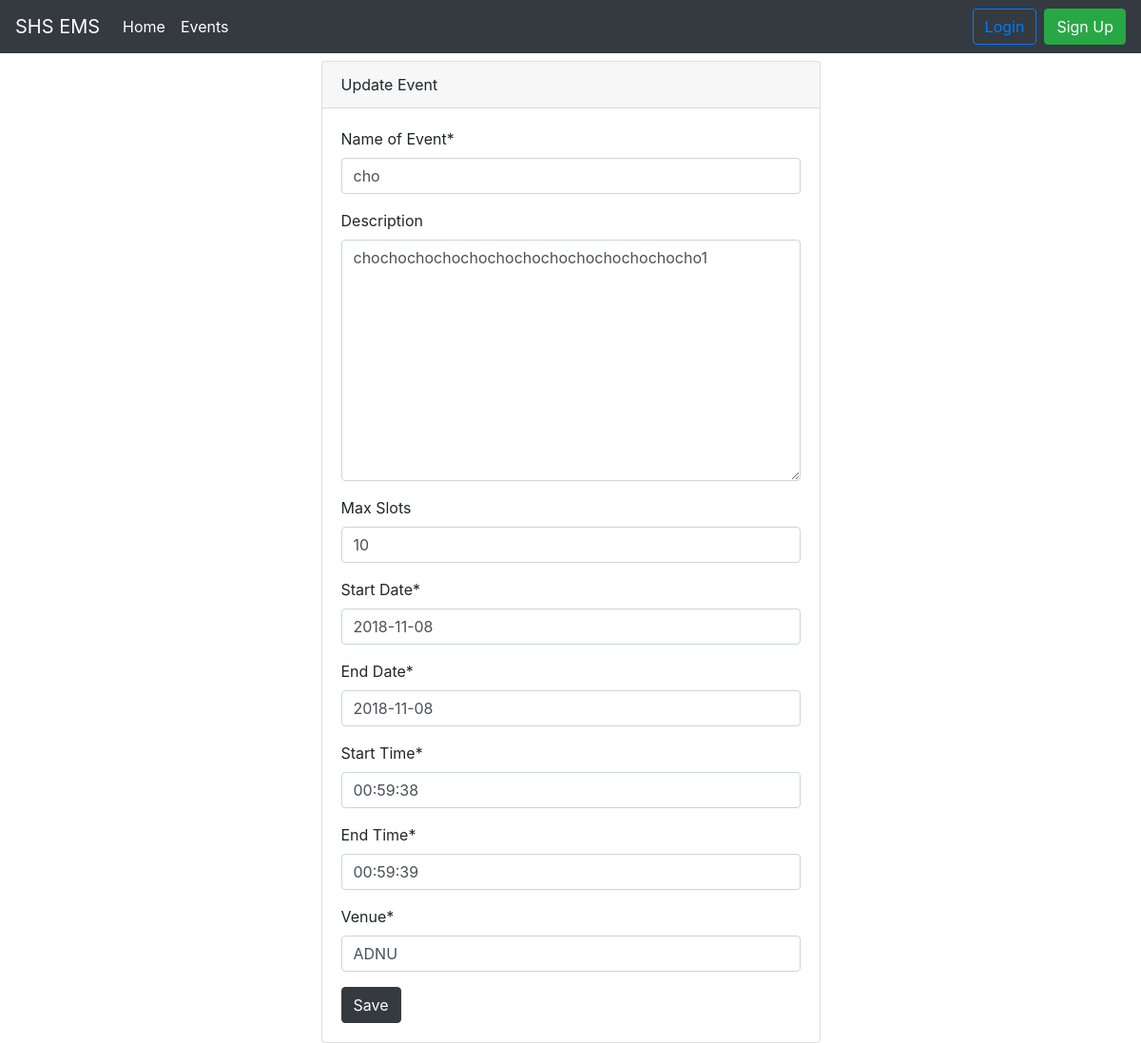
Screenshot of /events/1/update/ with the database file from the repository.
### events/models.py (models this page shows, shortened)
class Event(models.Model):
    name = models.CharField("Name of Event", max_length = 100, default = "")
    description = models.TextField("Description", max_length = 2000, blank = True)
    max_slots = models.IntegerField("Max Slots", blank = True, null =True)
    date_from = models.DateField("Start Date")
    date_to = models.DateField("End Date")
    time_from = models.TimeField("Start Time")
    time_to = models.TimeField("End Time")
    venue = models.CharField("Venue", max_length =100)
    date_created = models.DateTimeField("Date Created", auto_now_add = True)
    creator = models.ForeignKey(to="users.Participant", on_delete = models.CASCADE)

### events/views.py (the view)
# urls.py: path("events/<int:pk>/update/",EventUpdateView.as_view(), name = "event_update"),
class EventUpdateView(UpdateView):
    model = Event
    template_name = "event_update.html"
    fields =['name','description','max_slots','date_from','date_to','time_from','time_to','venue']

### templates/event_update.html (shortened to what this page needs)
{% extends "base.html" %}
{% load crispy_forms_tags %}
{% block content %}
<div class = "col-md-6 mx-auto">
    <div class="card mt-2">
        <div class="card-header">
            Update Event
            </div>
                <div class="card-body">
                     <form method="post" action="">
                        {{ form | crispy }}
                        <button type = "submit" class="btn btn-dark">Save</button>
                    </form>
                 </div>
    </div>
</div>
{% endblock %}

### rows the page displays
Event: name "cho", description "chochochochochochochochochochochochocho1", max_slots "10", date_from "2018-11-08", date_to "2018-11-08", time_from "00:59:38", time_to "00:59:39", venue "ADNU"
